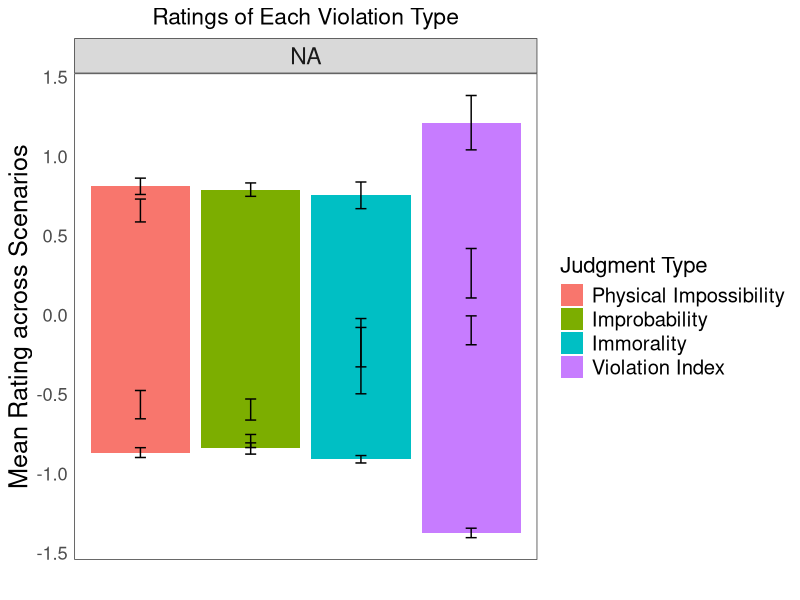
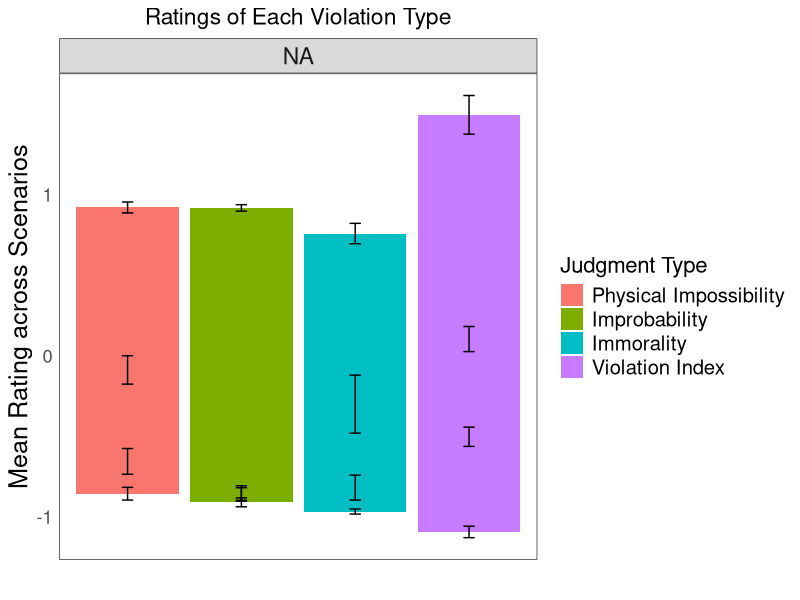

Recreate these plots in R, in order.
## ---- chunk 1

knitr::opts_chunk$set(echo = FALSE, warning=FALSE)

setwd("C:/Users/Jphil/Documents/currentProjects/Paul Bloom/Deontic Restriction/Materials_for_publication/supportingMaterials")

library(knitr)
library(rmarkdown)
library(ggplot2)
library(plyr)
library(dplyr)
library(tidyr)

## ---- chunk 2

t1 <- read.csv("table1.csv")

t1a <- cbind(t1[1:32,2:4],t1[33:64,4],t1[65:96,4])
colnames(t1a) <- c("Violation Type","Scenario","4-5-year-olds","6-7-year-olds","Adults")

kable(t1a,caption = "Possibility Judgments")

## ---- chunk 3

t1b <- t1[1:32,c(2:3,6:9)]
colnames(t1b) <- c("Violation Type","Scenario","Immorality","Improbability","Physical Imossibility","Violation Index")
t1b$`Violation Index` <- scale(t1b$`Violation Index`)

kable(t1b,caption = "Event Ratings")

## ---- chunk 4

t1l <- gather(t1b,judgment,rating,3:6)

t1b.sum <- ddply(t1l, c(1,3), summarise,
                 N    = length(rating),
                 mean = mean(rating, na.rm=TRUE),
                 sd   = sd(rating,na.rm=TRUE),
                 se   = sd / sqrt(N) )

t1b.sum$judgment <- factor(t1b.sum$judgment)
t1b.sum$judgment <- factor(c("Immorality","Physical Impossibility","Improbability","Violation Index")[t1b.sum$judgment])
t1b.sum$judgment <- factor(t1b.sum$judgment, levels = c("Physical Impossibility","Improbability","Immorality","Violation Index"))
t1b.sum$`Violation Type` <- factor(c("Moral","Non-violation","Physical","Statistical")[t1b.sum$`Violation Type`])
t1b.sum$`Violation Type` <- factor(t1b.sum$`Violation Type`, levels=c("Physical","Statistical","Moral","Non-violation"))

fig1 <- ggplot(t1b.sum,aes(x=judgment, y=mean, fill=judgment))+
  ylab("Mean Rating across Scenarios") +
  xlab("") +
  ggtitle("Ratings of Each Violation Type") +
  facet_grid(~`Violation Type`) +
  #coord_cartesian(ylim=c(0,100)) +
  geom_bar(position="dodge",stat="identity") +
  geom_errorbar(aes(ymin=mean-se, ymax=mean+se), width=.1, position=position_dodge(.9)) +
  guides(fill = guide_legend(title = "Judgment Type")) +
  theme_bw() +
  theme(
    plot.background = element_blank()
    ,panel.grid.major = element_blank()
    ,panel.grid.minor = element_blank()
    ,legend.text=element_text(size=rel(1.33))
    #,legend.position=c(.88,.88)
    ,legend.title=element_text(size=rel(1.45))
    ,strip.text = element_text(size=rel(1.5))
    ,axis.text.y=element_text(size=rel(1.5))
    ,axis.text.x=element_blank()
    ,axis.title.y=element_text(vjust=.9)
    ,axis.ticks = element_blank()
    ,axis.title=element_text(size=rel(1.65))
    ,plot.title = element_text(hjust = 0.5,size=rel(1.5))
  ) 

## ---- chunk 5

print(fig1)
## ---- chunk 6

t2 <- read.csv("table2.csv")

t2a <- cbind(t2[1:32,2:4],t2[33:64,4],t2[65:96,4],t2[97:128,4])
colnames(t2a) <- c("Violation Type","Scenario","3-year-olds","4-5-year-olds","6-7-year-olds","Adults")

kable(t2a,caption = "Magic Judgments")

## ---- chunk 7

t2b <- t2[1:32,c(2:3,6:9)]
colnames(t2b) <- c("Violation Type","Scenario","Immorality","Improbability","Physical Imossibility","Violation Index")
t2b$`Violation Index` <- scale(t2b$`Violation Index`)

kable(t2b,caption = "Event Ratings")

## ---- chunk 8

t2l <- gather(t2b,judgment,rating,3:6)

t2b.sum <- ddply(t2l, c(1,3), summarise,
                 N    = length(rating),
                 mean = mean(rating, na.rm=TRUE),
                 sd   = sd(rating,na.rm=TRUE),
                 se   = sd / sqrt(N) )

t2b.sum$judgment <- factor(t2b.sum$judgment)
t2b.sum$judgment <- factor(c("Immorality","Physical Impossibility","Improbability","Violation Index")[t2b.sum$judgment])
t2b.sum$judgment <- factor(t1b.sum$judgment, levels = c("Physical Impossibility","Improbability","Immorality","Violation Index"))
t2b.sum$`Violation Type` <- factor(c("Moral","Non-violation","Physical","Statistical")[t2b.sum$`Violation Type`])
t2b.sum$`Violation Type` <- factor(t1b.sum$`Violation Type`, levels=c("Physical","Statistical","Moral","Non-violation"))

fig2 <- ggplot(t2b.sum,aes(x=judgment, y=mean, fill=judgment))+
  ylab("Mean Rating across Scenarios") +
  xlab("") +
  ggtitle("Ratings of Each Violation Type") +
  facet_grid(~`Violation Type`) +
  #coord_cartesian(ylim=c(0,100)) +
  geom_bar(position="dodge",stat="identity") +
  geom_errorbar(aes(ymin=mean-se, ymax=mean+se), width=.1, position=position_dodge(.9)) +
  guides(fill = guide_legend(title = "Judgment Type")) +
  theme_bw() +
  theme(
    plot.background = element_blank()
    ,panel.grid.major = element_blank()
    ,panel.grid.minor = element_blank()
    ,legend.text=element_text(size=rel(1.33))
    #,legend.position=c(.88,.88)
    ,legend.title=element_text(size=rel(1.45))
    ,strip.text = element_text(size=rel(1.5))
    ,axis.text.y=element_text(size=rel(1.5))
    ,axis.text.x=element_blank()
    ,axis.title.y=element_text(vjust=.9)
    ,axis.ticks = element_blank()
    ,axis.title=element_text(size=rel(1.65))
    ,plot.title = element_text(hjust = 0.5,size=rel(1.5))
  ) 

## ---- chunk 9

print(fig2)
